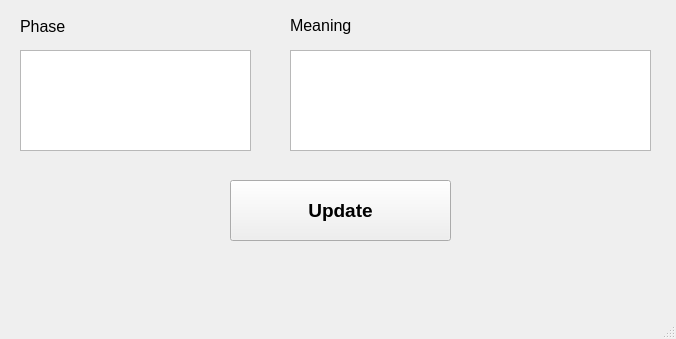
<?xml version="1.0" encoding="UTF-8"?>
<ui version="4.0">
 <class>MainWindow</class>
 <widget class="QMainWindow" name="MainWindow">
  <property name="geometry">
   <rect>
    <x>0</x>
    <y>0</y>
    <width>676</width>
    <height>339</height>
   </rect>
  </property>
  <property name="windowTitle">
   <string>MainWindow</string>
  </property>
  <widget class="QWidget" name="centralwidget">
   <widget class="QPlainTextEdit" name="plainTextEditPhase">
    <property name="geometry">
     <rect>
      <x>20</x>
      <y>50</y>
      <width>231</width>
      <height>101</height>
     </rect>
    </property>
    <property name="font">
     <font>
      <pointsize>12</pointsize>
     </font>
    </property>
   </widget>
   <widget class="QPlainTextEdit" name="plainTextEditPhaseMeaning">
    <property name="geometry">
     <rect>
      <x>290</x>
      <y>50</y>
      <width>361</width>
      <height>101</height>
     </rect>
    </property>
    <property name="font">
     <font>
      <pointsize>12</pointsize>
     </font>
    </property>
   </widget>
   <widget class="QLabel" name="label">
    <property name="geometry">
     <rect>
      <x>20</x>
      <y>16</y>
      <width>231</width>
      <height>20</height>
     </rect>
    </property>
    <property name="font">
     <font>
      <pointsize>12</pointsize>
     </font>
    </property>
    <property name="text">
     <string>Phase</string>
    </property>
   </widget>
   <widget class="QLabel" name="label_2">
    <property name="geometry">
     <rect>
      <x>290</x>
      <y>15</y>
      <width>361</width>
      <height>21</height>
     </rect>
    </property>
    <property name="font">
     <font>
      <pointsize>12</pointsize>
     </font>
    </property>
    <property name="text">
     <string>Meaning</string>
    </property>
   </widget>
   <widget class="QPushButton" name="pushButtonUpdate">
    <property name="geometry">
     <rect>
      <x>230</x>
      <y>180</y>
      <width>221</width>
      <height>61</height>
     </rect>
    </property>
    <property name="font">
     <font>
      <pointsize>14</pointsize>
      <weight>75</weight>
      <bold>true</bold>
     </font>
    </property>
    <property name="text">
     <string>Update</string>
    </property>
   </widget>
   <widget class="QLabel" name="labelResponse">
    <property name="geometry">
     <rect>
      <x>30</x>
      <y>269</y>
      <width>611</width>
      <height>31</height>
     </rect>
    </property>
    <property name="font">
     <font>
      <pointsize>12</pointsize>
     </font>
    </property>
    <property name="text">
     <string/>
    </property>
   </widget>
  </widget>
  <widget class="QMenuBar" name="menubar">
   <property name="geometry">
    <rect>
     <x>0</x>
     <y>0</y>
     <width>676</width>
     <height>21</height>
    </rect>
   </property>
  </widget>
  <widget class="QStatusBar" name="statusbar"/>
 </widget>
 <resources/>
 <connections/>
</ui>
